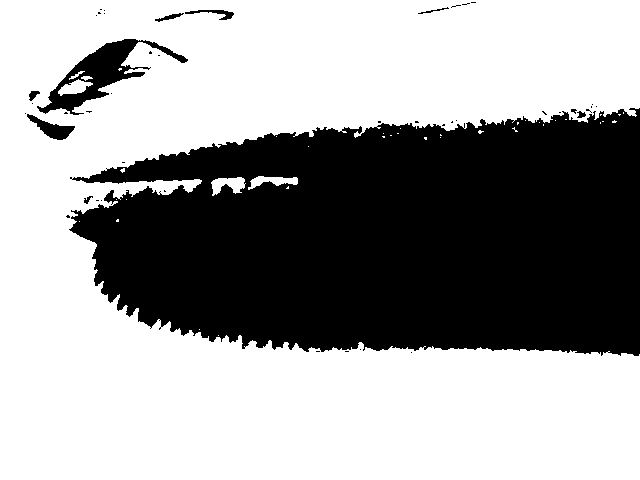
#> input picture BW.png, 640 x 480 px
$ python test2.py
#> lines starting #> are read from the running program, lines starting #| are printed output that depends on the picture; after the words box and inside, x2 and y2 are one past the last pixel; in counts of white or black regions, pixels touching at a corner belong together
#侵蝕+膨脹影像
import cv2
img = cv2.imread('BW.png')
#> img is the input picture: shape (480, 640, 3); 62% white; 45 black regions (36 under 20 px), largest, box (x1, y1, x2, y2) and area: (69, 108, 640, 356) 112378, (37, 39, 188, 115) 3148, (27, 114, 75, 140) 490
cv2.imshow('1', img)   # 原始影像

img2 = cv2.cvtColor(img, cv2.COLOR_BGR2GRAY)
kernel = cv2.getStructuringElement(cv2.MORPH_RECT, (11, 11))

img = cv2.erode(img, kernel)     # 先侵蝕，將白色小圓點移除
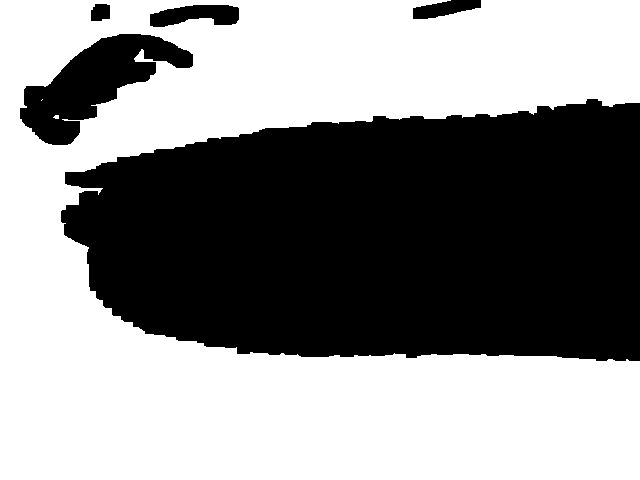
#> img: shape (480, 640, 3); 55.8% white; 5 black regions, box (x1, y1, x2, y2) and area: (61, 99, 640, 361) 124794, (20, 34, 193, 145) 8515, (150, 5, 239, 27) 1388, (413, 0, 481, 19) 814, (91, 4, 110, 21) 286
cv2.imshow('2', img)   # 侵蝕後的影像

img = cv2.dilate(img, kernel)    # 再膨脹，白色小點消失
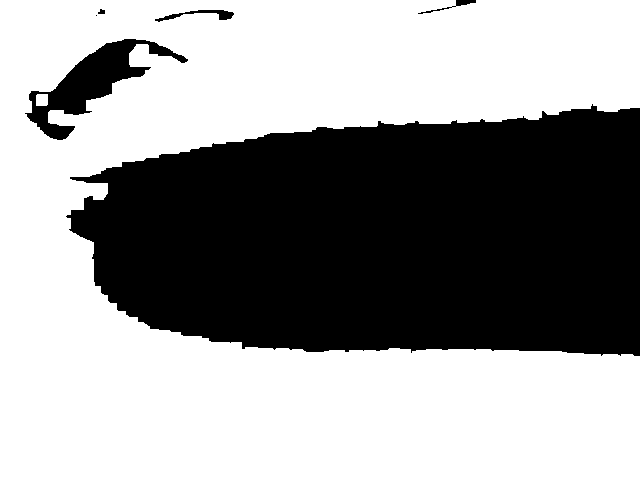
#> img: shape (480, 640, 3); 60.3% white; 6 black regions (1 under 20 px), largest, box (x1, y1, x2, y2) and area: (66, 104, 640, 356) 116724, (25, 39, 188, 140) 4805, (155, 10, 234, 22) 308, (418, 0, 476, 14) 144, (98, 9, 105, 14) 26
cv2.imshow('3', img)   # 膨脹後的影像

cv2.waitKey(0)                   # 按下 q 鍵停止
cv2.destroyAllWindows()
